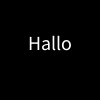
Frame 1 (no input)
Frame 60 (the mouse pressed at the canvas centre just before this capture): identical to frame 1, image omitted
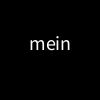
Frame 120 (the mouse held since frame 60 and released just before this capture)

The Processing sketch that drew these frames (run headless with seeded random() and noise(); from frame 60 on, the mouse is pressed at the canvas centre):

// Processing sketch: Lauftext3_2b
// ── Lauftext3_2b.pde
int zustand = 0;

void setup() {
  textAlign(CENTER);
  textSize(20);
}
String textPart;
void draw() {
  background(0);
  
  if (zustand == 0) {
    textPart = "Hallo";
  }
  if (zustand == 1) {
    textPart = "mein";
  }
  if (zustand == 2) {
    textPart = "Name";
  }
  if (zustand == 3) {
    textPart = "ist";
  }
  if (zustand == 4) {
    textPart = "Hase";
  }
  if (zustand == 5) {
    textPart = "Tschüss";
  }
  text(textPart, width/2, height/2);
}

void mousePressed(){
  zustand+=1;
  if (zustand > 5){zustand = 0;}
}
